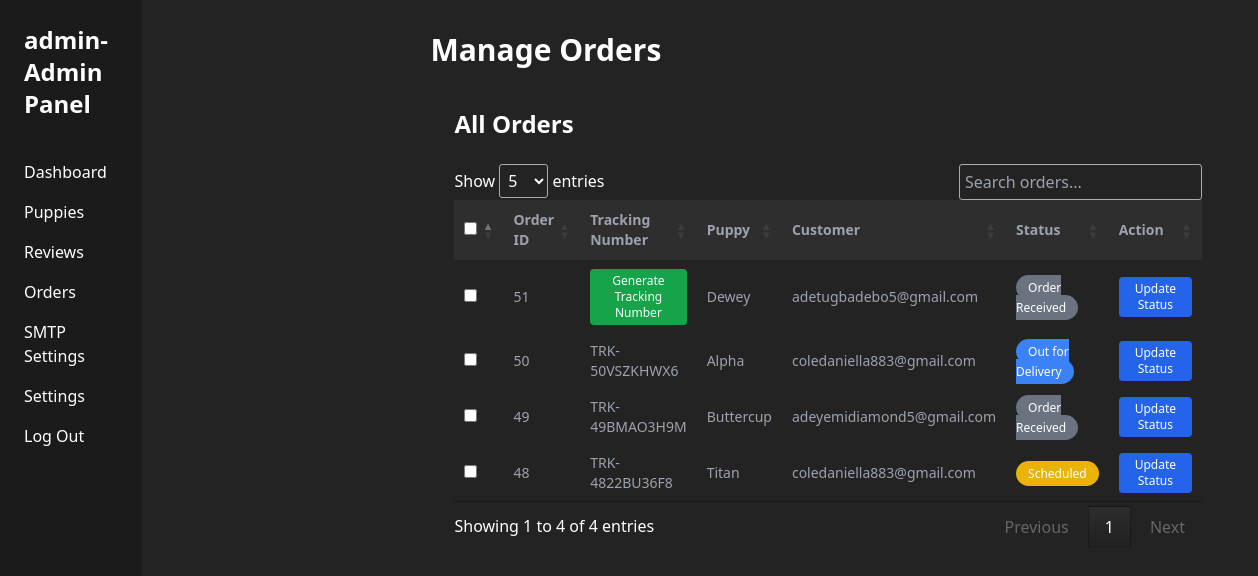
Page /admin/orders (signed in) on the committed database.
### tables this page shows
CREATE TABLE settings (
    id INTEGER PRIMARY KEY AUTOINCREMENT,
    logo TEXT,
    phonenumber TEXT,
    site_name TEXT,
    email TEXT,
    password TEXT
, username TEXT, facebook_link TEXT, call_number VARCHAR(20), ig_link VARCHAR(255));

CREATE TABLE orders (
                id INTEGER PRIMARY KEY AUTOINCREMENT,
                puppy_id INTEGER NOT NULL,
                customer_name TEXT NOT NULL,
                customer_email TEXT NOT NULL,
                customer_phone TEXT NOT NULL,
                customer_address TEXT NOT NULL,
                tracking_number TEXT,
                status INTEGER DEFAULT 1,
                created_at TIMESTAMP DEFAULT CURRENT_TIMESTAMP, payment_status TEXT, delivery_info JSON, essentials JSON,
                FOREIGN KEY (puppy_id) REFERENCES puppy(id) ON DELETE CASCADE
            );

CREATE TABLE puppy (
    id INTEGER PRIMARY KEY AUTOINCREMENT,
    name TEXT NOT NULL,
    gender TEXT NOT NULL,
    age INTEGER NOT NULL,
    price REAL NOT NULL,
    dob TEXT NOT NULL,
    color TEXT,
    variety TEXT,
    images TEXT,
    about TEXT,
    mom_weight TEXT,
    mom_color TEXT,
    dad_color TEXT,
    dad_weight TEXT,
    mom_image TEXT,
    dad_image TEXT,
    created_at TEXT DEFAULT CURRENT_TIMESTAMP
);

### admin_orders.py (the view)
@admin_order.route('/admin/orders', methods=['GET'])
@login_required
def serve_admin_orders():
    try:
        db = get_connection()
        db.execute("""
            SELECT o.id, o.puppy_id, o.customer_name, o.customer_email, o.customer_phone,
                   o.customer_address, o.tracking_number, o.status, o.created_at, p.name AS puppy_name
            FROM orders o
            JOIN puppy p ON o.puppy_id = p.id
            ORDER BY o.created_at DESC
        """)
        orders = db.fetchall()
        db.close()
        return render_template('admin/admin_orders.html', orders=orders)
    except Exception as e:
        logger.error(f"Error loading orders page: {e}")
        return render_template('admin/admin_orders.html', orders=[])

### app.py (called while the page is built)
@app.context_processor
def inject_settings():
    db = get_connection(True)
    try:
        db.execute("SELECT logo, email, phonenumber,call_number,ig_link, site_name,facebook_link FROM settings LIMIT 1")
        settings = db.fetchone() or {}
    finally:
        db.close()
    return dict(site=settings)

### db/connection.py (called while the page is built)
def get_connection(f=True):
    return Database(False)

    def execute(self, query, params=None):
        try:
            if not self.use_mysql:
                query = query.replace("%s", "?")
            self.cursor.execute(query, params or ())
            self.conn.commit()
        except Exception as e:
            print("Database Error:", e)
            raise

    def fetchall(self):
        return [dict(row) for row in self.cursor.fetchall()]

    def fetchone(self):
        row = self.cursor.fetchone()
        return dict(row) if row else None

    def close(self):
        self.cursor.close()
        self.conn.close()

### utils.py (called while the page is built)
def login_required(f):
    @wraps(f)
    def decorated_function(*args, **kwargs):
        if not session.get("admin_logged_in"):
            flash("Please log in to access the admin panel.", "warning")
            return redirect(url_for("admin.login", next=request.url))
        return f(*args, **kwargs)
    return decorated_function

### templates/admin/admin_orders.html (shortened to what this page needs)
{% extends "admin/base.html" %}
{% block heading %}Manage Orders{% endblock %}
{% block content %}
<div class="max-w-screen-xl mx-auto p-6">
    <h2 class="text-2xl font-bold mb-6">All Orders</h2>
    <div id="ordersTable" class="overflow-x-auto">
      <table id="orders" class="w-full table-auto text-left text-sm text-gray-400">
        <thead class="bg-[#2e2e2e]">
          <tr>
            <th class="p-3"><input type="checkbox" id="selectAll"></th>
            <th class="p-3">Order ID</th>
            <th class="p-3">Tracking Number</th>
            <th class="p-3">Puppy</th>
            <th class="p-3">Customer</th>
            <th class="p-3">Status</th>
            <th class="p-3">Action</th>
          </tr>
        </thead>
        <tbody id="orderRows">
          {% for order in orders %}
            <tr>
              <td class="p-3"><input type="checkbox" class="selectRow" value="{{ order.id }}"></td>
              <td class="p-3">{{ order.id }}</td>
              <td class="p-3">
                {% if order.tracking_number %}
                  {{ order.tracking_number }}
                {% else %}
                  <button onclick="generateTrackingNumber('{{ order.id }}')" class="bg-green-600 text-white px-4 py-1 rounded text-xs">Generate Tracking Number</button>
                {% endif %}
              </td>
              <td class="p-3">{{ order.puppy_name }}</td>
              <td class="p-3">{{ order.customer_email }}</td>
              <td class="p-3">
                {% set status_map = ['Order Received', 'Scheduled', 'Out for Delivery', 'Delivered'] %}
                {% set status_classes = ['bg-gray-500', 'bg-yellow-500', 'bg-blue-500', 'bg-green-600'] %}
                <span id="status-{{ order.id }}" class="px-3 py-1 rounded-full text-white text-xs font-medium {{ status_classes[order.status - 1] }}">
                  {{ status_map[order.status - 1] }}
                </span>
              </td>
              <td class="p-3">
                <button onclick="openStatusModal('{{ order.id }}')" class="bg-blue-600 text-white px-4 py-1 rounded text-xs">Update Status</button>
              </td>
            </tr>
          {% endfor %}
        </tbody>
      </table>
    </div>
</div>
<link rel="stylesheet" href="https://cdn.datatables.net/1.13.7/css/jquery.dataTables.min.css">
{% endblock %}

### templates/admin/base.html (shortened to what this page needs)
<!DOCTYPE html>
<html lang="en">
<head>
  <script src="https://cdn.tailwindcss.com"></script>
</head>
<body class="bg-[#232323] text-white font-sans min-h-screen flex flex-col md:flex-row">
  <aside class="w-full md:w-64 bg-[#1b1b1b] p-6 md:h-screen fixed md:relative top-0 left-0 z-50 md:flex md:flex-col md:space-y-4">
    <h1 class="text-2xl font-bold mb-6">{{session.username}}-Admin Panel</h1>
    <nav class="space-y-4">
      <a href="{{ url_for('admin.dashboard') }}" class="block hover:text-green-400">Dashboard</a>
      <a href="{{ url_for('admin.puppies') }}" class="block hover:text-green-400">Puppies</a>
      <a href="{{ url_for('edit.review') }}" class="block hover:text-green-400">Reviews</a>
      <a href="/admin/orders" class="block hover:text-green-400">Orders</a>
      <a href="/admin/smtp" class="block hover:text-green-400"> SMTP Settings</a>
      <a href="{{ url_for('admin.settings') }}" class="block hover:text-green-400">Settings</a>
      {% if session.admin_logged_in %}
      <a href="{{ url_for('admin.logout') }}" class="block hover:text-green-400">Log Out</a>
      {% else %}
      <a href="{{ url_for('admin.login') }}" class="block hover:text-green-400">Log in</a>
      {% endif %}
    </nav>
  </aside>
  <main class="flex-1 p-8 md:ml-64 bg-[#232323]">
    <h2 class="text-3xl font-semibold mb-4">{% block heading %}Admin{% endblock %}</h2>
    {% block content %}{% endblock %}
  </main>
</body>
</html>

### rows in the picture
settings: username "admin"
orders: id "51", puppy_name "Dewey", customer_email "adetugbadebo5@gmail.com", status "Order Received"
orders: id "50", tracking_number "TRK-50VSZKHWX6", puppy_name "Alpha", customer_email "coledaniella883@gmail.com", status "Out for Delivery"
orders: id "49", tracking_number "TRK-49BMAO3H9M", puppy_name "Buttercup", customer_email "adeyemidiamond5@gmail.com", status "Order Received"
orders: id "48", tracking_number "TRK-4822BU36F8", puppy_name "Titan", customer_email "coledaniella883@gmail.com", status "Scheduled"
